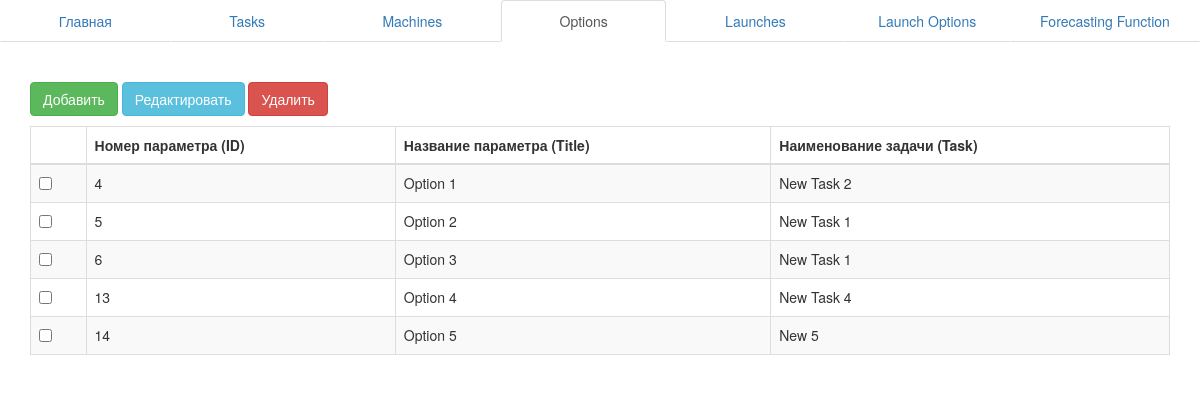
The app's page /editorDB/option with its own data.
### editorDB/models.py (models this page shows, shortened)
class Option(models.Model):
	Title = models.CharField(max_length=20)
	Task = models.ForeignKey(Task)
	class Meta():
		db_table = "Option"

class Task(models.Model):
	Title = models.CharField(max_length=30)
	class Meta():
		db_table = "Task"

### editorDB/views.py (the view)
# urls.py: url(r'^editorDB/option/(?P<oid>\d+)/saveoption', views.saveoption, name='saveoption'),
def option(request):
	options = Option.objects.all()
	tasks = Task.objects.all()
	context = {'options': options, 'tasks': tasks}
	return render(request, 'option.html', context)

### editorDB/templates/option.html (shortened to what this page needs)
{% extends "base.html" %}
  {% block content %}
    <form name="form" method="post" id="form_id" action="">
      <p>
        <a href="{% url 'addoption' %}" class="btn btn-success" role="button">Добавить</a>
        <button type="button" class="btn btn-info" onclick="checkedit();">Редактировать</button>
        <button type="button" class="btn btn-danger" onclick="checkdel();">Удалить</button>
      </p>
      <table class="table table-striped table-bordered">
        <thead>
          <tr>
            <th> </th>
            <th>Номер параметра (ID)</th>
            <th>Название параметра (Title)</th>
            <th>Наименование задачи (Task)</th>
          </tr>
        </thead>
        <tbody>
          {% if options %}
            {% for opt in options %}
              <tr>
                <td><input type="checkbox" id="check{{ forloop.counter }}" name="check" value="{{ opt.id }}"></td>
                <td>{{ opt.id }}</td>
                <td>{{ opt.Title }}</td>
                <td>
                  {% for task in tasks %}
                    {% if task.id == opt.Task_id %}
                      {{ task.Title }}
                    {% endif %}
                  {% endfor %}
                </td>
              </tr>
            {% endfor %}
          {% endif %}
        </tbody>
      </table>
    </form>
  {% endblock %}

### records on screen
Option: id "4", Title "Option 1"
Task: Title "New Task 2"
Option: id "5", Title "Option 2"
Task: Title "New Task 1"
Option: id "6", Title "Option 3"
Option: id "13", Title "Option 4"
Task: Title "New Task 4"
Option: id "14", Title "Option 5"
Task: Title "New 5"
